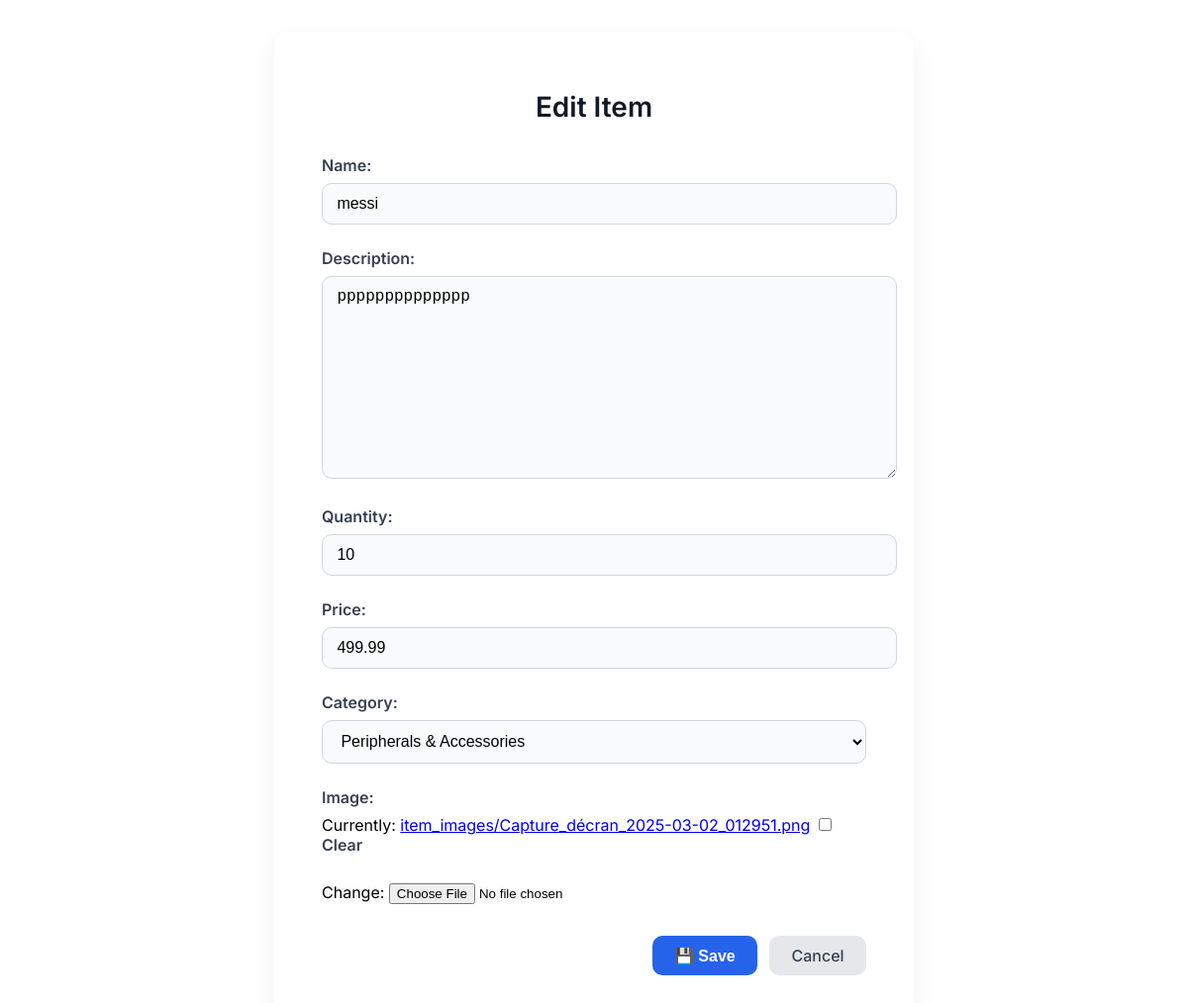
/api/edit/8/ (signed in), run on an earlier commit of the app's database.
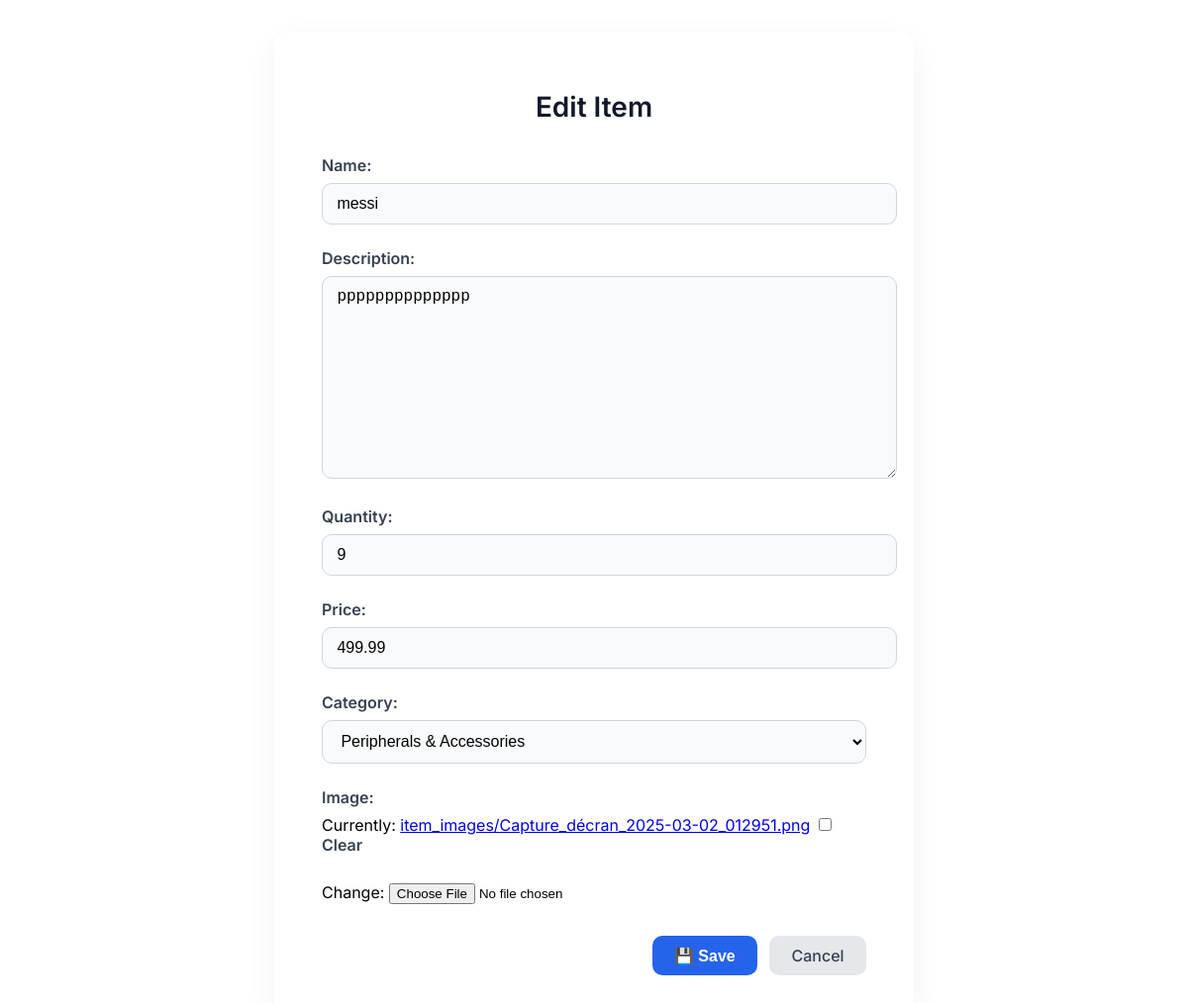
And on a later commit of the database.
### inventory/models.py (models this page shows, shortened)
class Item(models.Model):
    name = models.CharField(max_length=100)
    description = models.TextField(blank=True)
    quantity = models.PositiveIntegerField()
    price = models.DecimalField(max_digits=10, decimal_places=2)
    date_added = models.DateTimeField(auto_now_add=True)
    category = models.ForeignKey(Category, on_delete=models.CASCADE, null=True, blank=True)
    image = models.ImageField(upload_to='item_images/', null=True, blank=True)

class Category(models.Model):
    name = models.CharField(max_length=100, unique=True)
    def __str__(self):
        return self.name

### inventory/views.py (the view)
# urls.py: path('edit/<int:pk>/', views.item_edit, name='item_edit'),
@login_required
def item_edit(request, pk):
    item = get_object_or_404(Item, pk=pk)
    if request.method == 'POST':
        form = ItemForm(request.POST, request.FILES, instance=item)  # <-- add request.FILES
        if form.is_valid():
            form.save()
            return redirect('item_list')
    else:
        form = ItemForm(instance=item)
    return render(request, 'inventory/item_form.html', {'form': form, 'title': 'Edit Item'})

### inventory/forms.py
class ItemForm(forms.ModelForm):
    class Meta:
        model = Item
        fields = ['name', 'description', 'quantity', 'price', 'category', 'image']

### inventory/templates/inventory/item_form.html (shortened to what this page needs)
<!DOCTYPE html>
<html lang="en">
<head>
    <link href="https://cdn.jsdelivr.net/npm/bootstrap-icons@1.10.5/font/bootstrap-icons.css" rel="stylesheet">
</head>
<body>
    <div class="form-container">
        <h1>{{ title }}</h1>
        <form method="post" enctype="multipart/form-data">
            {{ form.as_p }}
            <div class="button-group">
                <button type="submit">💾 Save</button>
                <a href="{% url 'item_list' %}" class="cancel-button">Cancel</a>
            </div>
        </form>
    </div>
</body>
</html>

What changed in the data, as far as the page shows it:
changed Item "pppppppppppppp": quantity "10" → "9"
